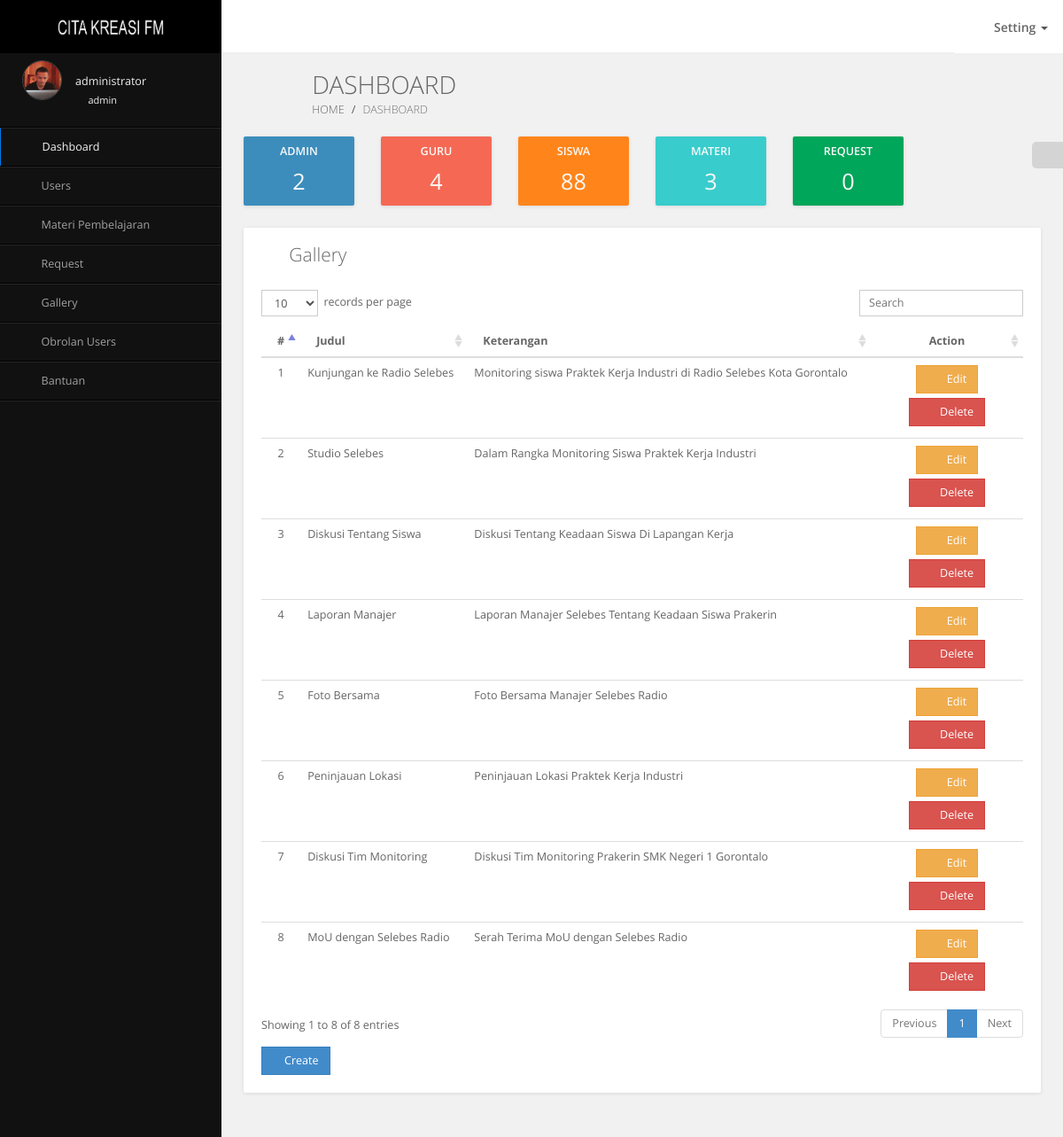
Screenshot of /dashboard?galeri=galeri (signed in) with the database file from the repository.
### tables this page shows
CREATE TABLE IF NOT EXISTS `galeri` (
  `galeri_id` int(11) NOT NULL AUTO_INCREMENT,
  `galeri_nama` varchar(100) NOT NULL,
  `galeri_keterangan` text NOT NULL,
  `galeri_link` text NOT NULL,
  `galeri_tgl` datetime NOT NULL,
  PRIMARY KEY (`galeri_id`),
  UNIQUE KEY `galeri_nama` (`galeri_nama`)
);

### dashboard/table/galeri.php (the view)
<div class="row">
	<div class="col-md-12">
		<div class="grid no-border">
			<div class="grid-header">
				<i class="fa fa-table"></i>
				<span class="grid-title">Gallery</span>
				<div class="pull-right grid-tools">
					<a data-widget="collapse" title="Collapse"><i class="fa fa-chevron-up"></i></a>
					<a data-widget="reload" title="Reload"><i class="fa fa-refresh"></i></a>
					<a data-widget="remove" title="Remove"><i class="fa fa-times"></i></a>
				</div>
			</div>
			<div class="grid-body">
				<table id="dataTables1" class="table table-hover display" cellspacing="0" width="100%">
					<thead>
						<tr>
							<th width="3%" align="center">#</th>
							<th>Judul</th>
							<th>Keterangan</th>
							<th width="20%"><center>Action</center></th>
						</tr>
					</thead>
					<tbody>
						<?php
							$no 		=	1;
							$galeri 		=	mysql_query("SELECT * FROM galeri ");
							while ($data=mysql_fetch_array($galeri)) {
						?>
						<tr>
							<td><center><?php echo $no; ?></center></td>
							<td><?php echo $data['galeri_nama']; ?></td>
							<td><?php echo $data['galeri_keterangan']; ?></td>
							<td>
								<center>
									<a href="?galeri-edit=<?php echo $data['galeri_id']; ?>" class="btn btn-warning"><span class="fa fa-edit"></span> Edit</a>
									<a href="?galeri-delete=<?php echo $data['galeri_id']; ?>" class="btn btn-danger"><span class="fa fa-trash-o"></span> Delete</a>
								</center>
							</td>
						</tr>
						<?php
							$no++;
							}
						?>
					</tbody>
				</table>
				<a href="?galeri=galeri-create" class="btn btn-primary"><span class="fa fa-plus"></span> Create</a>
			</div>
		</div>
	</div>
</div>

### assets/css/maindb.css (style rules this page uses)
html, body { overflow-x: hidden !important; font-family: 'Open Sans', sans-serif; min-height: 100%; background: #f1f1f1; }
a { color: #428bca; }
.no-border { border: 0px !important; }
.btn { font-weight: 500; font-size: 1em; border-radius: 0; margin-bottom: 5px; }
.grid { position: relative; width: 100%; background: #fff; color: #666666; border-radius: 2px; margin-bottom: 25px; box-shadow: 0px 1px 4px rgba(0, 0, 0, 0.1); }
.grid .grid-header { position: relative; border-bottom: 1px solid #ddd; padding: 15px 10px 10px 20px; }
.grid .grid-header:before, .grid .grid-header:after { display: table; content: " "; }
.grid .grid-header:after { clear: both; }
.grid .grid-header span, .grid .grid-header > .fa { display: inline-block; margin: 0; font-weight: 300; font-size: 1.5em; float: left; }
.grid .grid-header span { padding: 0 5px; }
.grid .grid-header > .fa { padding: 5px 10px 0 0; }
.grid .grid-header > .grid-tools { padding: 4px 10px; }
.grid .grid-header > .grid-tools a { color: #999999; padding-left: 10px; cursor: pointer; }
.grid .grid-body { padding: 15px 20px 15px 20px; font-size: 0.9em; line-height: 1.9em; }
.grid.no-border > .grid-header { border-bottom: 0px !important; }
.table .fa { width: 1.5em; text-align: center; }

### rows the page displays
galeri: galeri_nama "Kunjungan ke Radio Selebes", galeri_keterangan "Monitoring siswa Praktek Kerja Industri di Radio Selebes Kota Gorontalo"
galeri: galeri_nama "Studio Selebes", galeri_keterangan "Dalam Rangka Monitoring Siswa Praktek Kerja Industri"
galeri: galeri_nama "Diskusi Tentang Siswa", galeri_keterangan "Diskusi Tentang Keadaan Siswa Di Lapangan Kerja"
galeri: galeri_nama "Laporan Manajer", galeri_keterangan "Laporan Manajer Selebes Tentang Keadaan Siswa Prakerin"
galeri: galeri_nama "Foto Bersama", galeri_keterangan "Foto Bersama Manajer Selebes Radio"
galeri: galeri_nama "Peninjauan Lokasi", galeri_keterangan "Peninjauan Lokasi Praktek Kerja Industri"
galeri: galeri_nama "Diskusi Tim Monitoring", galeri_keterangan "Diskusi Tim Monitoring Prakerin SMK Negeri 1 Gorontalo"
galeri: galeri_nama "MoU dengan Selebes Radio", galeri_keterangan "Serah Terima MoU dengan Selebes Radio"

### other values shown
$_SESSION['name'] "administrator"
$_SESSION['username'] "admin"
$data['total'] "2"
$data['total'] "4"
$data['total'] "88"
$data['total'] "3"
$data['total'] "0"
